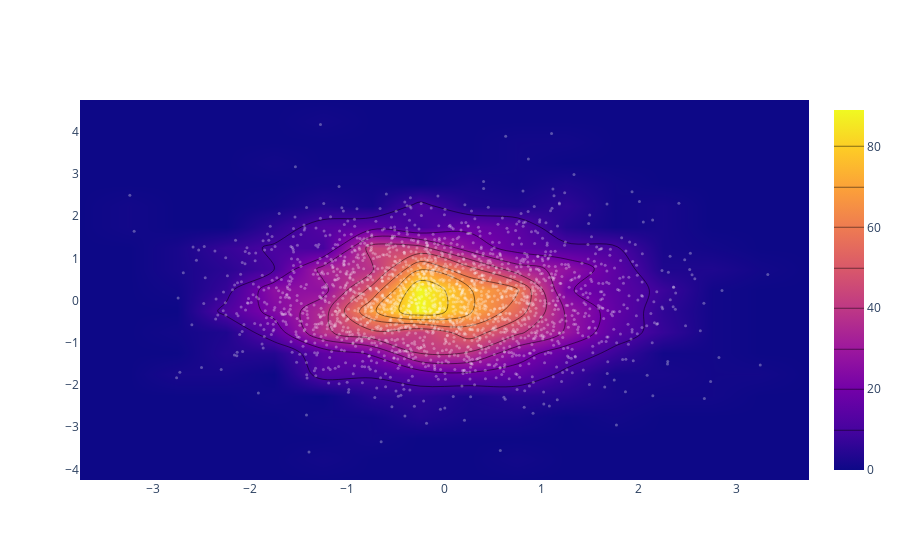

Notebook cell for this chart:
### Code cell
import plotly.graph_objs as go
import numpy as np

x = np.random.randn(2000)
y = np.random.randn(2000)

from plotly.offline import init_notebook_mode, iplot

iplot([go.Histogram2dContour(x=x, y=y,
contours=dict (coloring='heatmap')),
go.Scatter(x=x, y=y, mode='markers',
marker=dict(color='white', size=3,
opacity= 0.3))], show_link=False)

### Figure 1 — Plotly figure (JSON) as saved in the notebook; plotly's stock layout.template omitted (floating-point values rounded to 4 significant figures; data arrays with more than 128 entries replaced by an {"elided": "..."} marker saying what was removed)
{"data": [{"contours": {"coloring": "heatmap"}, "type": "histogram2dcontour", "x": {"elided": "2000 float values"}, "y": {"elided": "2000 float values"}}, {"marker": {"color": "white", "opacity": 0.3, "size": 3}, "mode": "markers", "type": "scatter", "x": {"elided": "2000 float values"}, "y": {"elided": "2000 float values"}}], "layout": {}}
